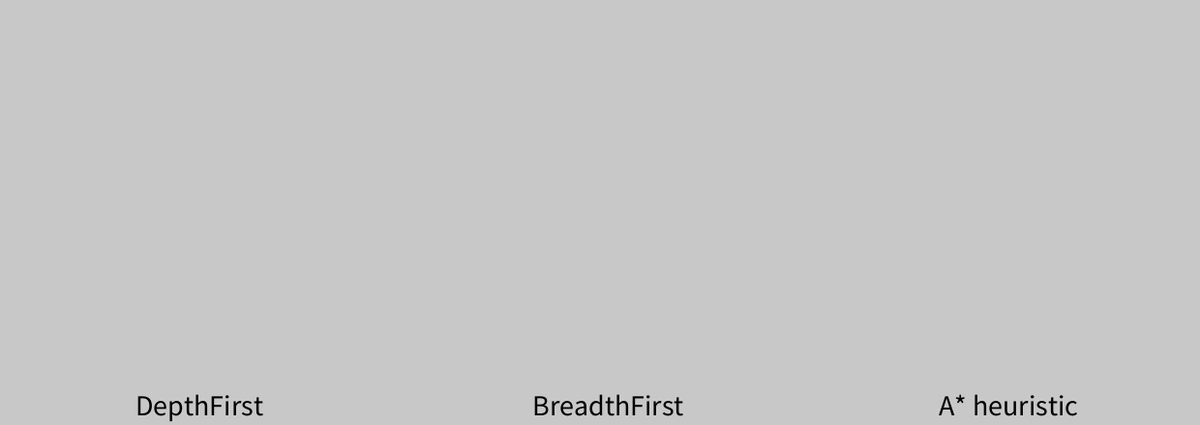
Frame 1 (no input)
Frame 2 (the mouse pressed at the canvas centre, redrawn once): identical to frame 1, image omitted

The Processing sketch that drew this single still picture (run headless with seeded random() and noise(); the mouse was pressed at the canvas centre and the sketch redrawn once):

// Processing sketch: searching
// ── searching.pde
import java.util.List;
import java.util.Set;
import java.util.HashSet;
import java.util.Map;
import java.util.HashMap;

Maze maze;
GenericSearch gs = new GenericSearch();
Set exploredDFS = new HashSet<>();
Set exploredBFS = new HashSet<>();
Map exploredAstar = new HashMap<>();

int cp;

void setup() {
  size(1240, 440);
  background(200);
  MazeLocation start = new MazeLocation(19, 0);
  MazeLocation goal = new MazeLocation(0, 19);
  maze = new Maze(20, 20, start, goal, 0.3);
  cp = 20;
  
  Node<MazeLocation> dfs = gs.dfs(maze.start,
    maze::goalTest, maze::successors);
  exploredDFS = gs.exploredDFS;
    
  if (dfs == null) {
    println("no solution found with dfs");
  } else {
    List<MazeLocation> path = gs.nodeToPath(dfs);
    maze.mark(path);
    drawDFS();
    maze.clear(path);
  }
  
  Node<MazeLocation> bfs = gs.bfs(maze.start,
    maze::goalTest, maze::successors);
  exploredBFS = gs.exploredBFS;
    
  if (bfs == null) {
    println("no solution found with bfs");
  } else {
    List<MazeLocation> path = gs.nodeToPath(bfs);
    maze.mark(path);
    drawBFS();
    maze.clear(path);
  }

  Node<MazeLocation> astar = gs.astar(maze.start,
    maze::goalTest, maze::successors, maze::manhattanDistance);
  exploredAstar = gs.exploredAstar;
    
  if (astar == null) {
    println("no solution found with A* heuristic");
  } else {
    List<MazeLocation> path = gs.nodeToPath(astar);
    maze.mark(path);
    drawASTAR();
    maze.clear(path);
  }

  fill(0);
  textSize(30);
  text("DepthFirst", 140, 430);
  text("BreadthFirst", 550, 430);
  text("A* heuristic", 970, 430);
  
  noLoop();
}

void draw() {
}

void drawDFS() {
  stroke(0);
  for (int y = 0; y < maze.rows; y++) {
    for (int x = 0; x < maze.cols; x++) {
      MazeLocation ml = new MazeLocation(y, x);
      if (exploredDFS.contains(ml) && maze.grid[y][x].name() == "EMPTY") {
        fill(100, 200, 250);
      } else {
        setFill(y, x);
      }
      rect(x * cp, y * cp, cp, cp);
    }
  }
}

void drawBFS() {
  stroke(0);
  for (int y = 0; y < maze.rows; y++) {
    for (int x = 0; x < maze.cols; x++) {
      MazeLocation ml = new MazeLocation(y, x);
      if (exploredBFS.contains(ml) && maze.grid[y][x].name() == "EMPTY") {
        fill(100, 200, 250);
      } else {
        setFill(y, x);
      }
      rect(x*cp + 420, y * cp, cp, cp);
    }
  }
}

void drawASTAR() {
  stroke(0);
  for (int y = 0; y < maze.rows; y++) {
    for (int x = 0; x < maze.cols; x++) {
      MazeLocation ml = new MazeLocation(y, x);
      if (exploredAstar.containsKey(ml) && maze.grid[y][x].name() == "EMPTY") {
        fill(100, 200, 250);
      } else {
        setFill(y, x);
      }
      rect(x*cp + 840, y * cp, cp, cp);
    }
  }
}

void setFill(int r, int c) {
  switch (maze.grid[r][c]) {
    case BLOCKED:
      fill(50);
      break;
    case EMPTY:
      fill(240);
      break;
    case PATH:
      fill(0, 0, 200);
      break;
    case START:
      fill(0, 200, 0);
      break;
    case GOAL:
      fill(200, 0, 0);
      break;
    default:
      fill (100, 100, 0);
  }
}

// ── GenericSearch.pde
import java.util.List;
import java.util.PriorityQueue;
import java.util.Stack;
import java.util.Queue;
import java.util.LinkedList;
import java.util.ArrayList;
import java.util.Set;
import java.util.HashSet;
import java.util.Map;
import java.util.HashMap;
import java.util.function.Function;
import java.util.function.Predicate;
import java.util.function.ToDoubleFunction;


public class GenericSearch {

  // for visualization only
  public Set exploredDFS   = new HashSet<>();
  public Set exploredBFS   = new HashSet<>();
  public Map exploredAstar = new HashMap<>();

  // linear search
  public <T extends Comparable<T>> boolean ls(List<T> list, T other) {
    for (T item : list) {
      if (item.compareTo(other) == 0) return true;
    }
    return false;
  }
  
  // binary search
  public <T extends Comparable<T>> boolean bs(List<T> list, T other) {
    int low = 0;
    int high = list.size() - 1;
    while (low <= high) {
      int mid = (low + high) / 2;
      int cr = list.get(mid).compareTo(other);
      if (cr < 0) low = mid + 1;
      else if (cr > 0) high = mid - 1;
      else return true;
    }
    return false;
  }

  // depth first search
  public <T> Node<T> dfs(T initial, Predicate<T> goalTest,
                Function<T, List<T>> successors) {

    Stack<Node<T>> frontier = new Stack<>();
    frontier.push(new Node<T>(initial, null));
    Set<T> explored = new HashSet<>();
    exploredDFS = explored; // visualization only
    explored.add(initial);

    while (!frontier.isEmpty()) {
      Node<T> currentNode = frontier.pop();
      T currentState = currentNode.state;
      if (goalTest.test(currentState)) {
        return currentNode;
      }
      for (T next : successors.apply(currentState)) {
        if (explored.contains(next)) {
          continue;
        }
        explored.add(next);
        frontier.push(new Node<>(next, currentNode));
      }
    }
    return null;
  }
  
  // breadth first search
  public <T> Node<T> bfs(T initial, Predicate<T> goalTest,
                Function<T, List<T>> successors) {

    Queue<Node<T>> frontier = new LinkedList<>();
    frontier.offer(new Node<T>(initial, null));
    Set<T> explored = new HashSet<>();
    exploredBFS = explored; // visualization only
    explored.add(initial);

    while (!frontier.isEmpty()) {
      Node<T> currentNode = frontier.poll();
      T currentState = currentNode.state;
      if (goalTest.test(currentState)) {
        return currentNode;
      }
      for (T next : successors.apply(currentState)) {
        if (explored.contains(next)) {
          continue;
        }
        explored.add(next);
        frontier.offer(new Node<>(next, currentNode));
      }
    }
    return null;
  }

  // A* search with heuristic and cost function
  public <T> Node<T> astar(T initial, Predicate<T> goalTest,
                Function<T, List<T>> successors, ToDoubleFunction<T> heuristic) {

    PriorityQueue<Node<T>> frontier = new PriorityQueue<>();
    frontier.offer(new Node<T>(initial, null, 0.0, heuristic.applyAsDouble(initial)));
    Map<T, Double> explored = new HashMap<>();
    exploredAstar = explored; // visualization only
    explored.put(initial, 0.0d);

    while (!frontier.isEmpty()) {
      Node<T> currentNode = frontier.poll();
      T currentState = currentNode.state;
      if (goalTest.test(currentState)) {
        return currentNode;
      }
      for (T next : successors.apply(currentState)) {
        double newCost = currentNode.cost + 1;
        if (!explored.containsKey(next) || explored.get(next) > newCost) {
          explored.put(next, newCost);
          frontier.offer(new Node<>(next, currentNode, newCost, heuristic.applyAsDouble(next)));
        }
      }
    }
    return null;
  }
  
  // path to goal
  public <T> List<T> nodeToPath(Node<T> node) {
    List<T> path = new ArrayList<>();
    path.add(node.state);
    while (node.parent != null) {
      node = node.parent;
      path.add(0, node.state);
    }
    return path;
  }
}

// ── Maze.pde
import java.util.Arrays;
import java.util.Random;

public enum Cell {
  EMPTY(" "), BLOCKED("X"), START("S"), GOAL("G"), PATH("*");
  private final String code;

  private Cell (String c) {
    code = c;
  }
  public String toString() {
    return code;
  }
}
  
public class Maze {
  
  // members of Maze
  public final int rows, cols;
  public final MazeLocation start, goal;
  public Cell[][] grid;

  public Maze(int rows, int cols, MazeLocation start, MazeLocation goal,
              double sparse) {
    this.rows = rows;
    this.cols = cols;
    this.start = start;
    this.goal = goal;
    grid = new Cell[rows][cols];
    for (var row : grid) {
      Arrays.fill(row, Cell.EMPTY);
    }
    randomlyFill(sparse);
    grid[start.row][start.col] = Cell.START;
    grid[goal.row][goal.col] = Cell.GOAL;
  }

  public Maze() {
    this(10, 10, new MazeLocation(9, 0), new MazeLocation(0, 9), 0.2);
  }

  private void randomlyFill(double sparse) {
    Random rand = new Random();
    for (int row = 0; row < rows; row++) {
      for (int col = 0; col < cols; col++) {
        if (rand.nextDouble() < sparse)
          grid[row][col] = Cell.BLOCKED;
      }
    }
  }

  public boolean goalTest(MazeLocation ml) {
    return goal.equals(ml);
  }

  public List<MazeLocation> successors(MazeLocation ml) {
    List<MazeLocation> locations = new ArrayList<>();
    if (ml.row+1 < rows && grid[ml.row+1][ml.col] != Cell.BLOCKED) {
      locations.add(new MazeLocation(ml.row + 1, ml.col));
    }
    if (ml.row-1 >= 0 && grid[ml.row-1][ml.col] != Cell.BLOCKED) {
      locations.add(new MazeLocation(ml.row - 1, ml.col));
    }
    if (ml.col+1 < cols && grid[ml.row][ml.col+1] != Cell.BLOCKED) {
      locations.add(new MazeLocation(ml.row, ml.col + 1));
    }
    if (ml.col-1 >= 0 && grid[ml.row][ml.col-1] != Cell.BLOCKED) {
      locations.add(new MazeLocation(ml.row, ml.col - 1));
    }
    return locations;
  }

  public double euclideanDistance(MazeLocation ml) {
    int xdist = ml.col - goal.col;
    int ydist = ml.row - goal.row;
    return Math.sqrt(xdist*xdist + ydist*ydist);
  }

  public double manhattanDistance(MazeLocation ml) {
    int xdist = Math.abs(ml.col - goal.col);
    int ydist = Math.abs(ml.row - goal.row);
    return(xdist + ydist);
  }
  
  public void mark(List<MazeLocation> path) {
    for (var ml : path) {
      grid[ml.row][ml.col] = Cell.PATH;
    }
    grid[start.row][start.col] = Cell.START;
    grid[goal.row][goal.col] = Cell.GOAL;
  }

  public void clear(List<MazeLocation> path) {
    for (var ml : path) {
      grid[ml.row][ml.col] = Cell.EMPTY;
    }
    grid[start.row][start.col] = Cell.START;
    grid[goal.row][goal.col] = Cell.GOAL;
  }

  public String toString() {
    StringBuilder sb = new StringBuilder();
    for (var row : grid) {
      for (var cell : row) {
        sb.append(cell.toString());
      }
      sb.append(System.lineSeparator());
    }
    return sb.toString();
  }
}

// ── MazeLocation.pde
public class MazeLocation {
  public final int row;
  public final int col;

  public MazeLocation(int row, int col) {
    this.row = row;
    this.col = col;
  }

  public int hashCode() {
    final int prime = 31;
    int result = 1;
    result = prime*result + col;
    result = prime*result + row;
    return result;
  }

  public boolean equals(Object obj) {
    if (this == obj) return true;
    if (obj == null) return false;
    if (getClass() != obj.getClass()) return false;
    MazeLocation other = (MazeLocation) obj;
    if (col != other.col) return false;
    if (row != other.row) return false;
    return true;
  }
}

// ── Node.pde
public class Node<T> implements Comparable<Node<T>> {
  final T state;
  Node<T> parent;
  double cost;
  double heuristic;

  Node(T state, Node<T> parent) {
    this.state = state;
    this.parent = parent;
  }

  Node(T state, Node<T> parent, double cost, double heuristic) {
    this.state = state;
    this.parent = parent;
    this.cost = cost;
    this.heuristic = heuristic;
  }

  public int compareTo(Node<T> other) {
    Double mine = cost + heuristic;
    Double theirs = other.cost + other.heuristic;
    return mine.compareTo(theirs);
  }
}
